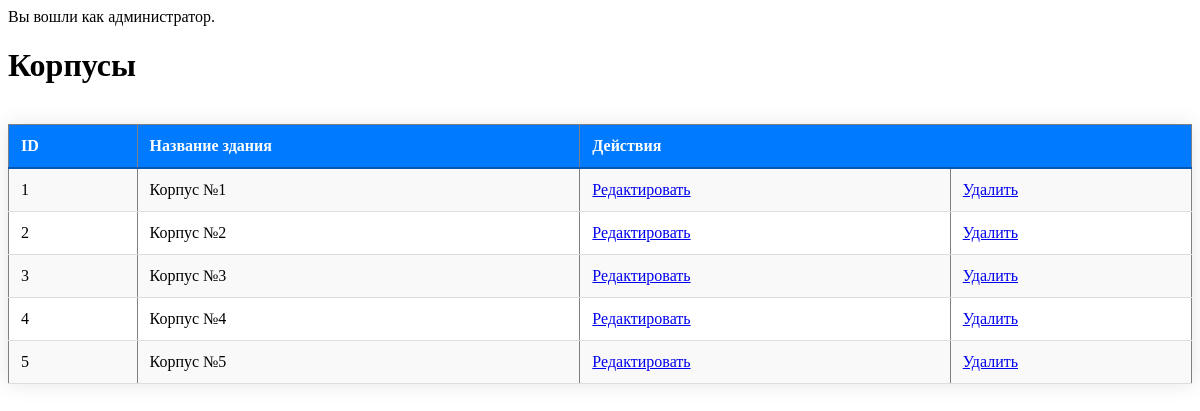
/WebDataBase/index.php (signed in), run on the app's committed database.
### tables this page shows
CREATE TABLE `buildings` (
  `building_id` int(11) NOT NULL,
  `building_name` varchar(100) NOT NULL
);

### WebDataBase/index.php (the view, shortened to what this page needs)
<?php
require_once 'config.php';
if ($_SESSION['role'] === 'admin') {
    echo "<p>Вы вошли как администратор.</p>";
} else {
    echo "<p>Вы вошли как обычный пользователь.</p>";
}
try {
    $stmt = $conn->prepare("SELECT * FROM buildings");
    $stmt->execute();
    $buildings = $stmt->fetchAll();
} catch (PDOException $e) {
    echo "Ошибка: " . $e->getMessage();
}
?>
<!DOCTYPE html>
<html lang="en">
<head>
<link rel="stylesheet" type="text/css" href="style/style_table.css">
</head>
<body>
<div class="content">
    <div class="buildings">
        <h1>Корпусы</h1><br>
        <table border="1">
            <tr>
                <th>ID</th>
                <th>Название здания</th>
                <th colspan="2">Действия</th>
            </tr>
            <?php foreach ($buildings as $building) { ?>
                <tr>
                    <td><?php echo $building['building_id']; ?></td>
                    <td><?php echo $building['building_name']; ?></td>
                    <td><a href="update/update_building.php?id=<?php echo $building['building_id']; ?>">Редактировать</a></td>
                    <td><a href="delete/delete_building.php?id=<?php echo $building['building_id']; ?> onclick="return confirm('Вы уверены?');">Удалить</a></td>
                </tr>
            <?php } ?>
    </div>
</body>

### WebDataBase/style/style_table.css (style rules this page uses)
table { width: 100%; border-collapse: collapse; border-spacing: 0; box-shadow: 0 0 20px rgba(0, 0, 0, 0.1); overflow-x: auto; }
th { background-color: #007bff; color: white; padding: 12px; text-align: left; font-weight: bold; border-bottom: 2px solid #0056b3; }
td { padding: 12px; border-bottom: 1px solid #ddd; }
tbody tr:nth-child(even) { background-color: #f9f9f9; }

### data on the page
buildings: building_id "1", building_name "Корпус №1"
buildings: building_id "2", building_name "Корпус №2"
buildings: building_id "3", building_name "Корпус №3"
buildings: building_id "4", building_name "Корпус №4"
buildings: building_id "5", building_name "Корпус №5"
